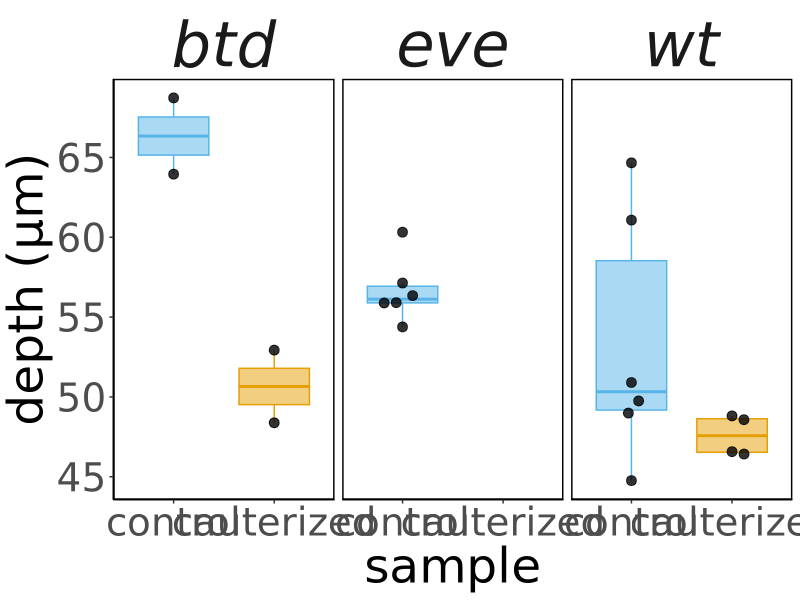
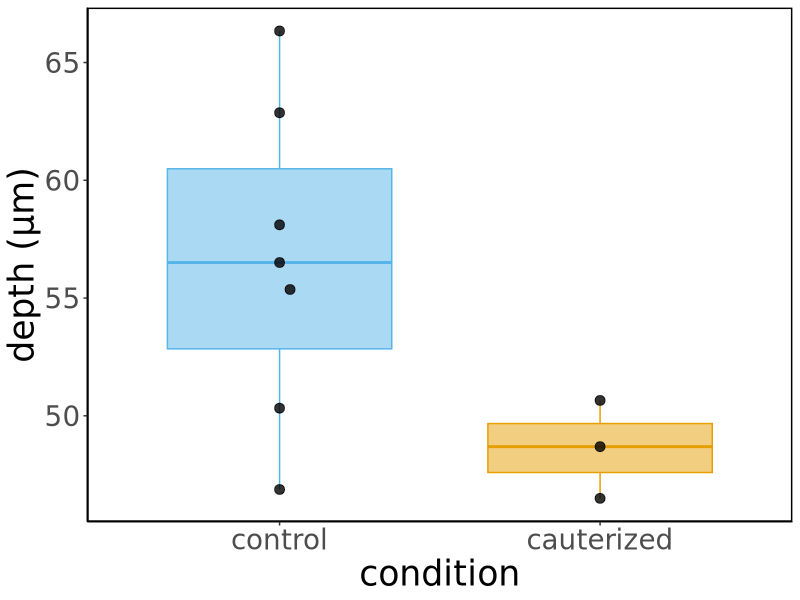
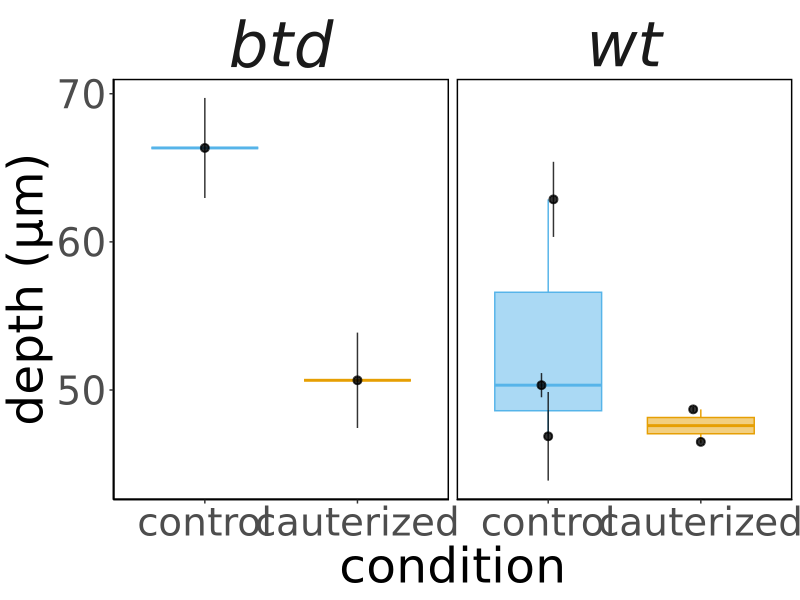
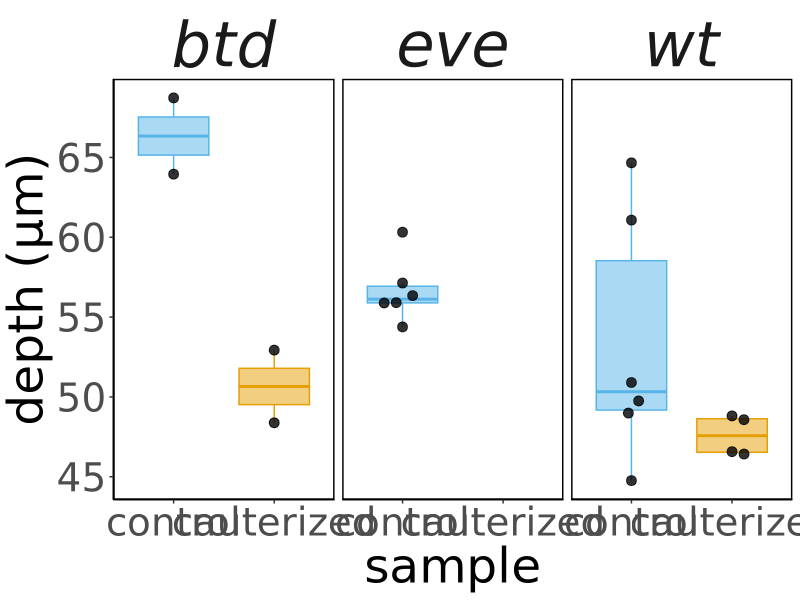
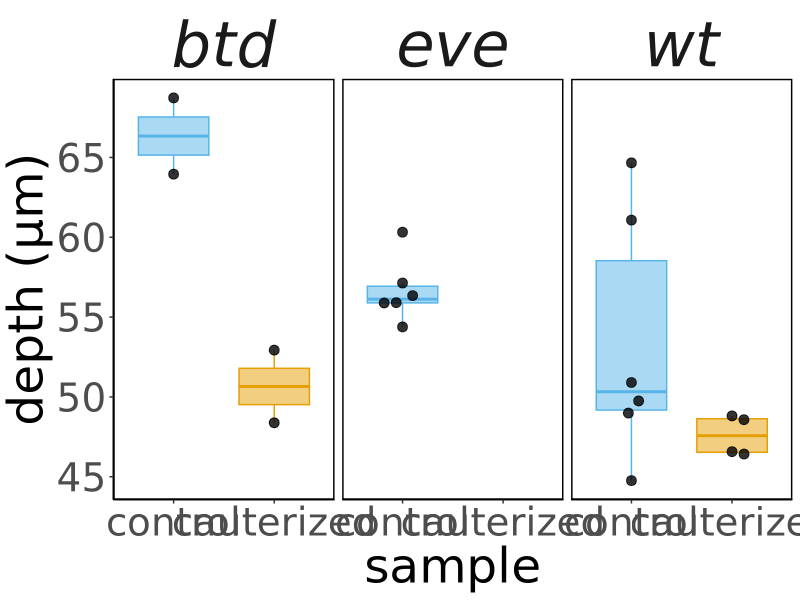
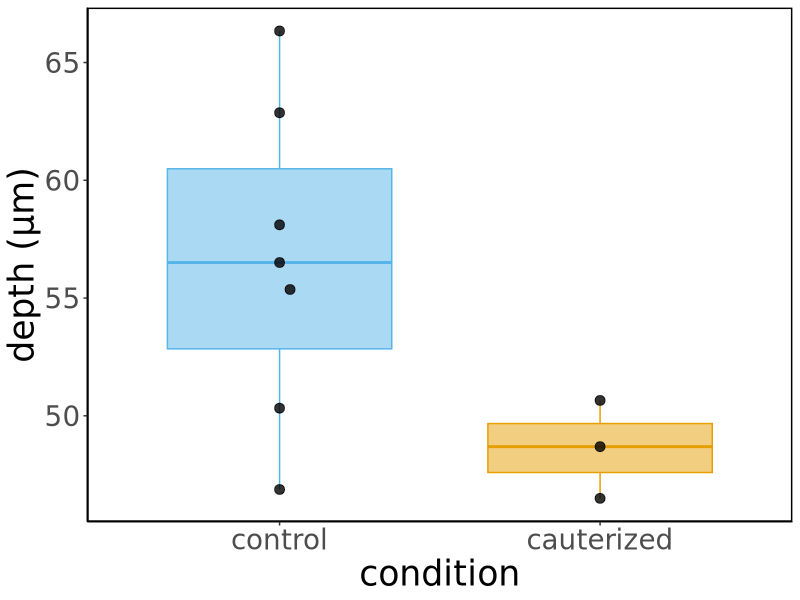
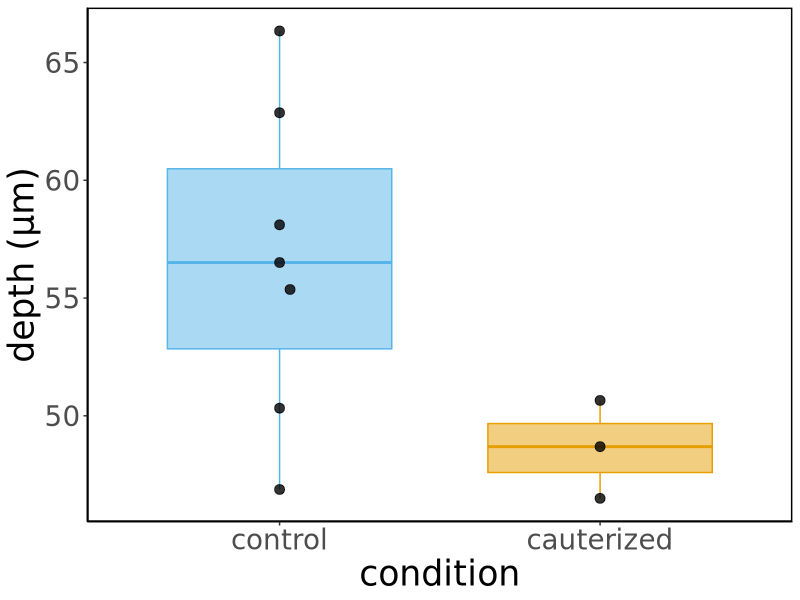
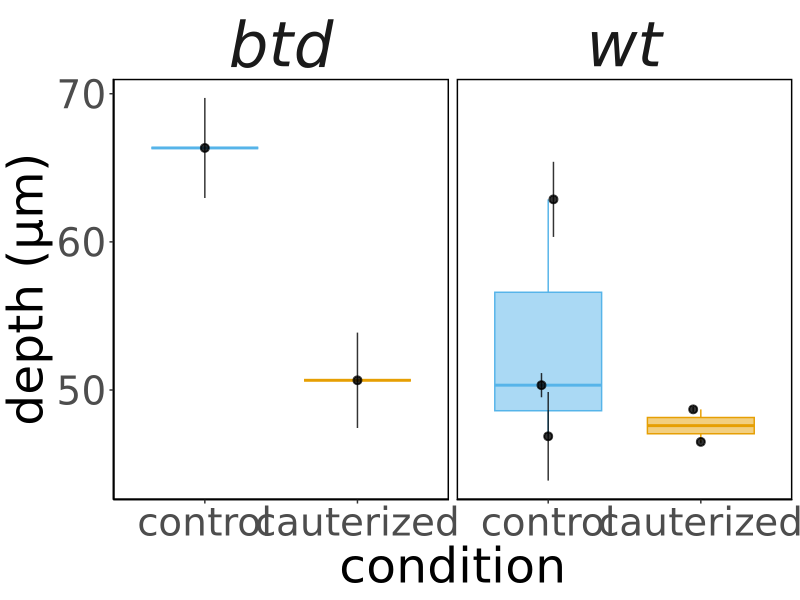

Generate these figures, in order, with R:
## ---- chunk 1
knitr::opts_chunk$set(echo = TRUE, tidy = TRUE, cache = FALSE)
knitr::opts_knit$set(root.dir = "~/Dropbox/Projects/Cephalic_furrow/7-Paper/1-analyses/germband-cauterizations")
library(ggplot2)
library(ggbeeswarm)
## ---- chunk 2
# Load raw ROI measurements from ImageJ
results <- read.csv("1-wt/Lengths.csv")

# Discard cauterized embryo where the GB wasn't blocked from extending
results <- results[results$Embryo != "2021-03-24_E5",]
## ---- chunk 3
print_stats <- function(dataframe, stock, sample) {
  filter_df <- (dataframe$Stock == stock & dataframe$Sample == sample)
  df <- dataframe[filter_df,]
  df <- droplevels(df)

  # Define row
  row <- c(stock,
           sample,
           mean(df$Length),
           sd(df$Length),
           length(df$Length),
           length(unique(df$Embryo))
           )
  
  # Summarize data
  print(sprintf("%s %s / area=%.3f±%.3f x 10^3 / n_folds=%i / n_embryos=%i",
                stock, sample,
                mean(df$Length),
                sd(df$Length),
                length(df$Length),
                length(unique(df$Embryo))
                ))
  return(row)
}

# Save stats to data frame
stats <- data.frame()

# Bind row by row
stats <- rbind(stats, print_stats(results, "wt", "control"))
stats <- rbind(stats, print_stats(results, "wt", "cauterized"))
stats <- rbind(stats, print_stats(results, "btd", "control"))
stats <- rbind(stats, print_stats(results, "btd", "cauterized"))
stats <- rbind(stats, print_stats(results, "eve", "control"))
stats <- rbind(stats, print_stats(results, "eve", "cauterized"))

# Add column names
colnames(stats) <- c("stock", "sample", "mean", "sd", "n_folds", "n_embryos")

# Convert columns to numeric
stats[, 3:5] <- apply(stats[, 3:5], 2, as.numeric)

# Round up
stats[, 3:4] <- round(stats[, 3:4], digits=1)

# Write table to file
write.table(format(stats, digits=2), file = "wt-stats.txt", quote = FALSE, row.names = FALSE, sep = "\t")
print(stats)
## ---- chunk 4
# Plot mean length of cephalic furrow per embryo (right/left sides)
ggplot(results, aes(factor(Sample, level = c("control", "cauterized")), Length, fill = Sample)) +
  geom_boxplot(aes(color = Sample), show.legend = FALSE, alpha = 0.5, outlier.shape = NA, width = 0.7, position = position_dodge(width = 1.0)) +
  geom_point(alpha = 0.8, size = 3, show.legend = FALSE, position = position_beeswarm(priority = "descending", dodge.width = 1.0, cex = 6)) +
  labs(x = "sample", y = "depth (µm)") +
  facet_wrap(~Stock) +
  scale_fill_manual(values=c("#e69f03", "#56b4e9", "#cc79a7")) +
  scale_color_manual(values=c("#e69f03", "#56b4e9", "#cc79a7")) +
  theme_classic(base_family = "DejaVu Sans") +
  theme(text =  element_text(size = 35),
        strip.background = element_blank(),
        strip.placement = "outside",
        strip.text.x = element_text(size = 45, face = "italic"),
        panel.background = element_rect(colour = "black", size=1))
ggsave("4-plots/wt-length.png", width = 7, height = 4)
ggsave("4-plots/wt-length.svg", width = 7, height = 4)
## ---- chunk 5
# Mean of CF length per embryo
embryo_cf_mean <- aggregate(results$Length, list(results$Embryo), mean)
colnames(embryo_cf_mean) <- c("Embryo", "Mean")

# Standard deviation of CF length per embryo
embryo_cf_sd <- aggregate(results$Length, list(results$Embryo), sd)
colnames(embryo_cf_sd) <- c("Embryo", "SD")

# Get sample information
samples <- unique(results[, c("Stock", "Embryo", "Sample")])

# Merge datasets
means <- merge(samples, embryo_cf_mean, by = "Embryo", all.x = TRUE)
means <- merge(means, embryo_cf_sd, by = "Embryo", all.x = TRUE)

# Summary by sample
by(means[means$Sample == "control", c("Mean", "SD")], means[means$Sample == "control",]$Stock, summary)
print("---")
by(means[means$Sample == "cauterized", c("Mean", "SD")], means[means$Sample == "cauterized",]$Stock, summary)
print("---")
# Summary by condition
by(means[, c("Mean", "SD")], means$Sample, summary)
print("---")
print("Calculating difference between non-cauterized and cauterized groups")
# Statistical testing
diff_micron <- mean(means[means$Sample == "control",]$Mean) - mean(means[means$Sample == "cauterized",]$Mean)
diff_pct <- diff_micron / mean(means[means$Sample == "cauterized",]$Mean) * 100
print(sprintf("%s microns shallower", diff_micron))
print(sprintf("%s percent shallower", diff_pct))
## ---- chunk 6
# Plot mean length of cephalic furrow per embryo (right/left sides)
ggplot(means, aes(factor(Sample, level = c("control", "cauterized")), Mean, fill = Sample)) +
  geom_boxplot(aes(color = Sample), show.legend = FALSE, alpha = 0.5, outlier.shape = NA, width = 0.7, position = position_dodge(width = 1.0)) +
  geom_point(alpha = 0.8, size = 3, show.legend = FALSE, position = position_beeswarm(priority = "descending", dodge.width = 1.0, cex = 6)) +
  #geom_pointrange(aes(ymin=Mean-SD, ymax=Mean+SD), alpha = 0.8, size = 0.5, show.legend = FALSE, position = position_quasirandom(dodge.width = 0.75)) +
  #facet_wrap(~Stock) +
  labs(x = "condition", y = "depth (µm)") +
  scale_fill_manual(values=c("#e69f03", "#56b4e9", "#cc79a7")) +
  scale_color_manual(values=c("#e69f03", "#56b4e9", "#cc79a7")) +
  theme_classic(base_family = "DejaVu Sans") +
  theme(text = element_text(size = 25),
        panel.background = element_rect(colour = "black", size=1))
ggsave("4-plots/wt-mean-length.png", width = 4, height = 4)
ggsave("4-plots/wt-mean-length.svg", width = 4, height = 4)
## ---- chunk 7
# Plot mean length of cephalic furrow per embryo (right/left sides)
ggplot(means[means$Stock != "eve",], aes(factor(Sample, level = c("control", "cauterized")), Mean, fill = Sample)) +
  geom_boxplot(aes(color = Sample), show.legend = FALSE, alpha = 0.5, outlier.shape = NA, width = 0.7, position = position_dodge(width = 1.0)) +
  #geom_point(alpha = 0.8, size = 3, show.legend = FALSE, position = position_beeswarm(priority = "descending", dodge.width = 1.0, cex = 6)) +
  geom_pointrange(aes(ymin=Mean-SD, ymax=Mean+SD), alpha = 0.8, size = 0.5, show.legend = FALSE, position = position_quasirandom(width = 0.1)) +
  facet_wrap(~Stock) +
  labs(x = "condition", y = "depth (µm)") +
  scale_fill_manual(values=c("#e69f03", "#56b4e9", "#cc79a7")) +
  scale_color_manual(values=c("#e69f03", "#56b4e9", "#cc79a7")) +
  theme_classic(base_family = "DejaVu Sans") +
  theme(text =  element_text(size = 35),
        strip.background = element_blank(),
        strip.placement = "outside",
        strip.text.x = element_text(size = 45, face = "italic"),
        panel.background = element_rect(colour = "black", size=1))
ggsave("4-plots/wt-mean-length-facet.png", width = 4, height = 4)
ggsave("4-plots/wt-mean-length-facet.svg", width = 4, height = 4)
## ---- chunk 8
# Create data frame for tests
tests <- data.frame()

# Compare means between combined conditions as in the main plot
ctrl <- means[means$Sample == "control", "Mean"]
caut <- means[means$Sample == "cauterized", "Mean"]

# Control vs Cauterized
contrast <- "ctrl vs caut"
test <- wilcox.test(caut, ctrl, alternative = "less", paired = FALSE)
pvalue <- test$p.value
statistic <- test$statistic
mean_ctrl <- mean(ctrl)
mean_caut <- mean(caut)
delta <- mean_ctrl - mean_caut

test_row <- c(contrast = contrast,
              data = "means",
              mean_ctrl = mean_ctrl,
              mean_caut = mean_caut,
              delta = sprintf("%.1f", delta),
              significant = pvalue < 0.05,
              pvalue = sprintf("%.9f", pvalue),
              statistic = sprintf("%s=%s", names(statistic), statistic),
              paired = FALSE)
tests <- rbind(tests, as.data.frame(t(test_row)))

write.csv(tests, file = "wt-tests.csv", row.names = FALSE)
## ---- chunk 9
sink('tests.txt')
print("Calculating difference between non-cauterized and cauterized groups")
# Statistical testing
diff_micron <- mean(means[means$Sample == "control",]$Mean) - mean(means[means$Sample == "cauterized",]$Mean)
diff_pct <- diff_micron / mean(means[means$Sample == "cauterized",]$Mean) * 100
print(sprintf("%s microns or %s percent shallower", diff_micron, diff_pct))

print("Testing normality and means difference per fold")
# Test if distribution is normal per measure (yes)
shapiro.test(results[results$Sample == "control",]$Length)
shapiro.test(results[results$Sample == "cauterized",]$Length)
# Test if means are different
t.test(results[results$Sample == "control",]$Length,
       results[results$Sample == "cauterized",]$Length,
       var.equal = FALSE)

print("Testing normality and means difference per embryo")
# Test if distribution is normal per embryo (yes)
shapiro.test(means[means$Sample == "control",]$Mean)
shapiro.test(means[means$Sample == "cauterized",]$Mean)
t.test(means[means$Sample == "control",]$Mean,
       means[means$Sample == "cauterized",]$Mean,
       var.equal = FALSE)
sink()
## ---- chunk 10

# Test if control is greater than cauterized (for comparing distributions)
wilcox.test(results[results$Sample == "control",]$Length,
            results[results$Sample == "cauterized",]$Length,
            alternative = "g")
wilcox.test(means[means$Sample == "control",]$Mean,
            means[means$Sample == "cauterized",]$Mean,
            alternative = "g")

# Test if control is greater than cauterized (for comparing distributions)
wilcox.test(results[results$Sample == "control",]$Length,
            results[results$Sample == "cauterized",]$Length)
wilcox.test(means[means$Sample == "control",]$Mean,
            means[means$Sample == "cauterized",]$Mean)

# Test if control and cauterized have the same variance
var.test(results[results$Sample == "control",]$Length,
         results[results$Sample == "cauterized",]$Length)
var.test(means[means$Sample == "control",]$Mean,
         means[means$Sample == "cauterized",]$Mean)

